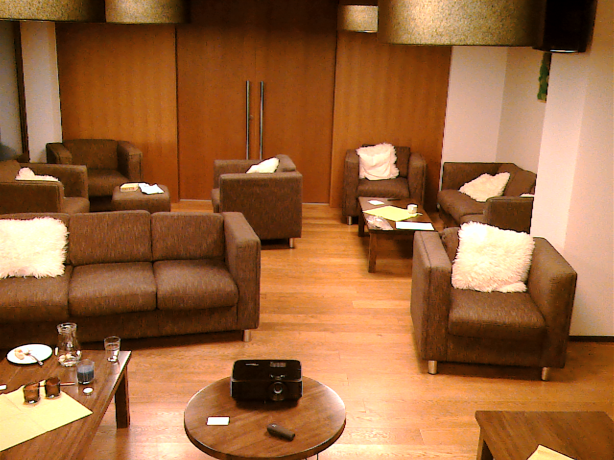
#> input picture Screenshot 2023-01-26 103620.png, 1227 x 920 px (shown at 1/2 size)
$ python static_heatmap.py
#> lines starting #> are read from the running program, lines starting #| are printed output that depends on the picture
import cv2
import numpy as np
import mysql.connector
import time
from collections import deque
import multiprocessing

def create_heatmap(gray_image, coords, radius=3, intensity=8, blur_size=30, normalize=True):
    heatmap = np.zeros_like(gray_image, np.float32)
    for x, y, _ in coords:
        cv2.circle(heatmap, (x, y), radius, intensity, -1)
    heatmap = cv2.GaussianBlur(heatmap, (0, 0), blur_size)
    if normalize:
        heatmap /= np.max(heatmap)
    return heatmap

def get_coordinates_from_db(db_connection):
    cursor = db_connection.cursor()
    query = f'''
    SELECT x_pos, y_pos, timestamp
    FROM Customers
    '''
    cursor.execute(query)
    result = cursor.fetchall()
    cursor.close()
    return result

def process_image(image, coords):
    image_resize = cv2.resize(image, (1270, 960))
    gray_image = cv2.cvtColor(image_resize, cv2.COLOR_BGR2GRAY)
    heatmap = create_heatmap(gray_image, coords, radius=20, intensity=16, blur_size=30)
    colored_heatmap = cv2.applyColorMap((heatmap * 255).astype(np.uint8), cv2.COLORMAP_JET)
    weighted_image = cv2.addWeighted(image_resize, 0.7, colored_heatmap, 0.3, 0)
    cv2.imshow('Image with Heatmap Overlay', weighted_image)
    cv2.waitKey(1)

def image_processing_worker(image_queue, coords_queue):
    while True:
        image = image_queue.get()
        if image is None:
            break
        coords = coords_queue.get()
        process_image(image, coords)

def main():
    # Load an image
    image = cv2.imread('Screenshot 2023-01-26 103620.png')
#> image is the input picture: shape (920, 1227, 3); mean B, G, R 60.5, 102.2, 155
    image_resize = cv2.resize(image, (1080, 720))
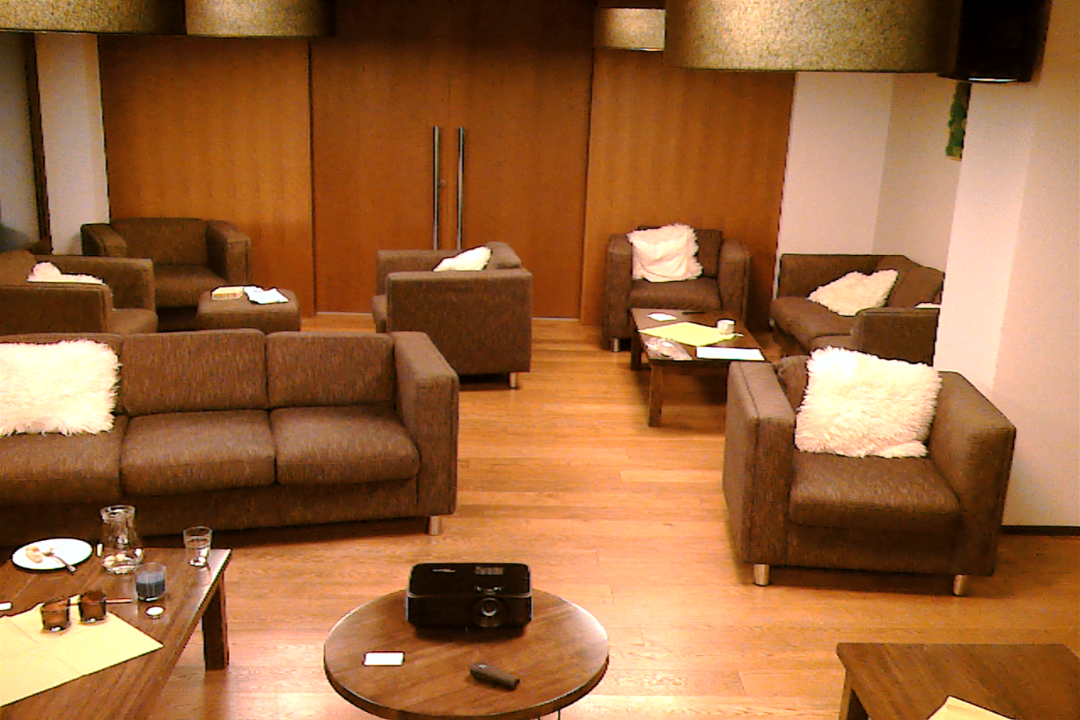
#> image_resize: shape (720, 1080, 3); mean B, G, R 60.4, 102.1, 154.9
    existing_coords = []

    gray_image = cv2.cvtColor(image_resize, cv2.COLOR_BGR2GRAY)
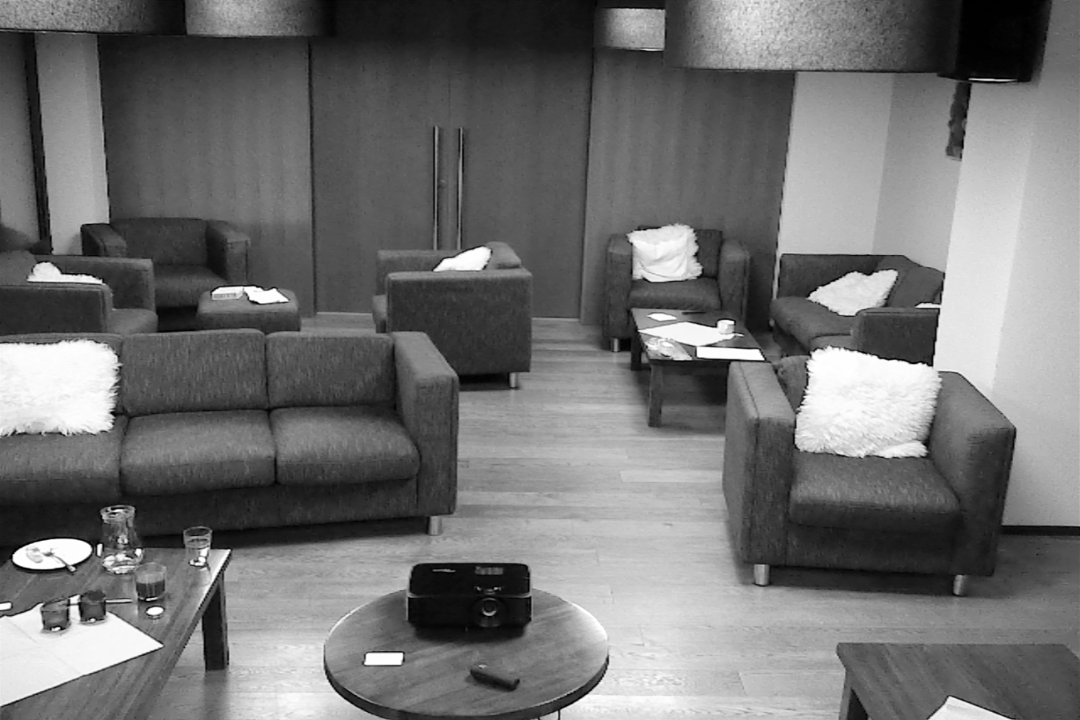
#> gray_image: shape (720, 1080); min 0, max 255, mean 113.1

    while True:
        # Reconnect to the database
        db_connection = mysql.connector.connect(
            host="192.168.1.176",
            user="uzivatel",
            password="ABCabc123",
            database="Customers"
        )

        new_coords = get_coordinates_from_db(db_connection)

        if len(new_coords) == 0:
            if cv2.waitKey(1000) & 0xFF == ord('q'):
                break
        else:
            existing_coords += new_coords

            coords = list(existing_coords)

            heatmap = create_heatmap(gray_image, coords, radius=3, intensity=16, blur_size=30)
            colored_heatmap = cv2.applyColorMap((heatmap * 255).astype(np.uint8), cv2.COLORMAP_JET)

            weighted_image = cv2.addWeighted(image_resize, 0.7, colored_heatmap, 0.3, 0)

            cv2.imshow('Image with Heatmap Overlay', weighted_image)

            if cv2.waitKey(1) & 0xFF == ord('q'):
                break

        # Close the database connection and add a delay before the next iteration
        db_connection.close()
        time.sleep(1)

    cv2.destroyAllWindows()
    db_connection.close()

if __name__ == '__main__':
    main()
#> (the call stopped at in main, `db_connection = mysql.connector.connect( host="192.168.1.176", user="u..`: mysql is not available in this run)
